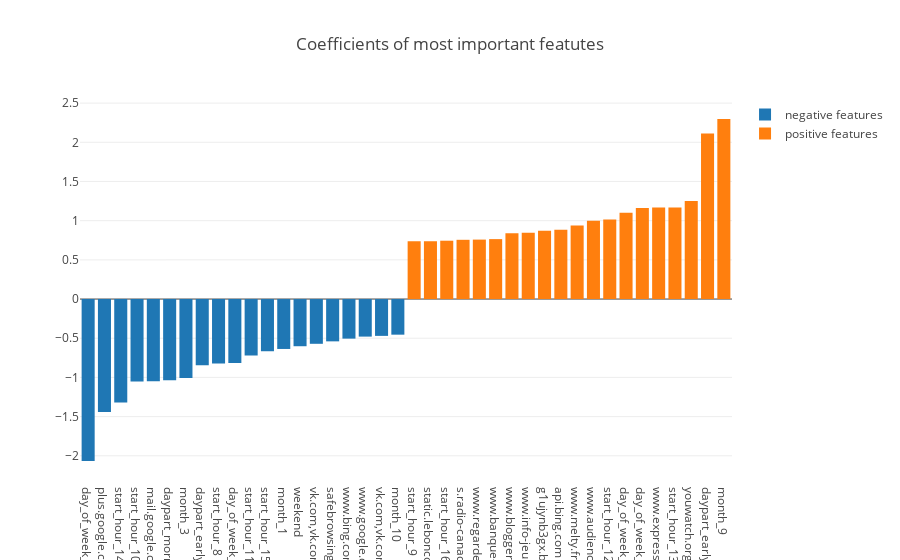

The notebook cell this image was saved under:
### Code cell
data6 = [
    go.Bar(y=cv_lr.coef_.ravel()[importance_features_neg], x=feature_names(importance_features_neg), name='negative features'),
    go.Bar(y=cv_lr.coef_.ravel()[importance_features_pos], x=feature_names(importance_features_pos), name='positive features')
]

fig = go.Figure(data=data6, layout={'title': 'Coefficients of most important featutes'})
iplot(fig)

### Figure 1 — Plotly figure (JSON) as saved in the notebook; plotly's stock layout.template omitted (floating-point values rounded to 4 significant figures)
{"data": [{"name": "negative features", "type": "bar", "uid": "418530", "x": ["day_of_week_2", "plus.google.com", "start_hour_14", "start_hour_10", "mail.google.com", "daypart_morning", "month_3", "daypart_early_morning", "start_hour_8", "day_of_week_6", "start_hour_11", "start_hour_15", "month_1", "weekend", "vk.com,vk.com,vk.com", "safebrowsing-cache.google.com", "www.bing.com", "www.google.com,www.google.fr", "vk.com,vk.com", "month_10"], "y": [-2.066, -1.442, -1.318, -1.053, -1.048, -1.036, -1.009, -0.8437, -0.8217, -0.8173, -0.7203, -0.6659, -0.6368, -0.602, -0.571, -0.5398, -0.5049, -0.4792, -0.4699, -0.4545]}, {"name": "positive features", "type": "bar", "uid": "43244d", "x": ["start_hour_9", "static.leboncoin.fr", "start_hour_16", "s.radio-canada.ca", "www.regarder-film-gratuit.com", "www.banque-chalus.fr", "www.blogger.com", "www.info-jeunes.net", "g1ujynb3gx.b.ad6media.fr", "api.bing.com", "www.melty.fr", "www.audienceinsights.net", "start_hour_12", "day_of_week_4", "day_of_week_0", "www.express.co.uk", "start_hour_13", "youwatch.org", "daypart_early evening", "month_9"], "y": [0.7375, 0.7377, 0.7444, 0.7561, 0.7585, 0.7646, 0.8405, 0.8472, 0.8703, 0.8827, 0.9385, 0.9975, 1.015, 1.102, 1.161, 1.168, 1.169, 1.252, 2.112, 2.297]}], "layout": {"autosize": true, "title": "Coefficients of most important featutes", "xaxis": {"autorange": true, "range": [-0.5, 39.5], "type": "category"}, "yaxis": {"autorange": true, "range": [-2.309, 2.54], "type": "linear"}}}
